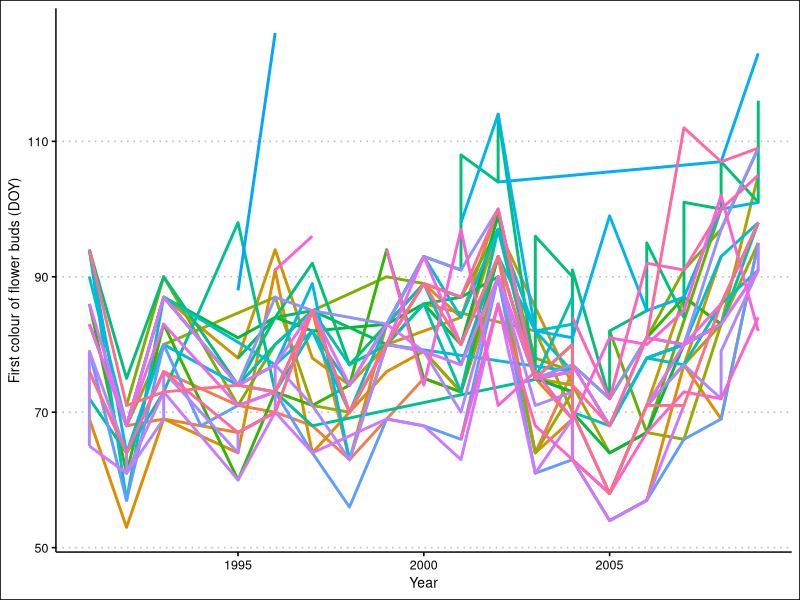
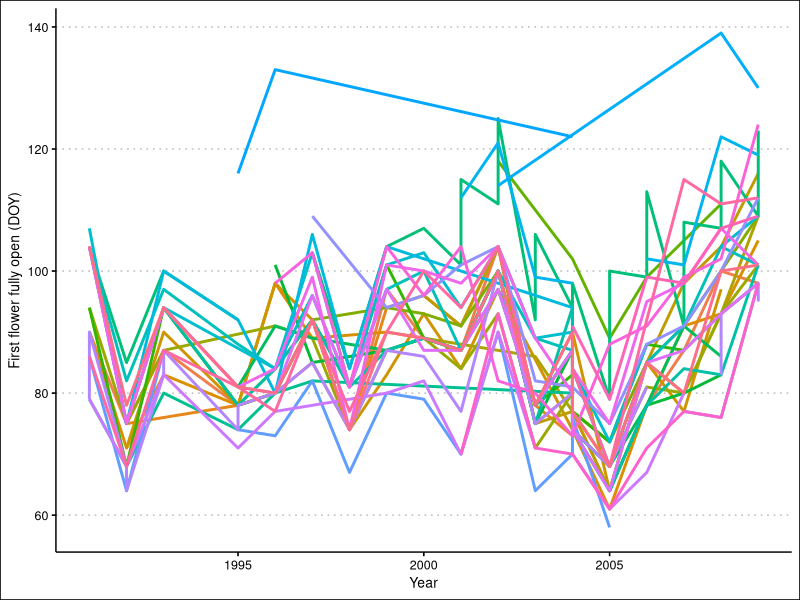
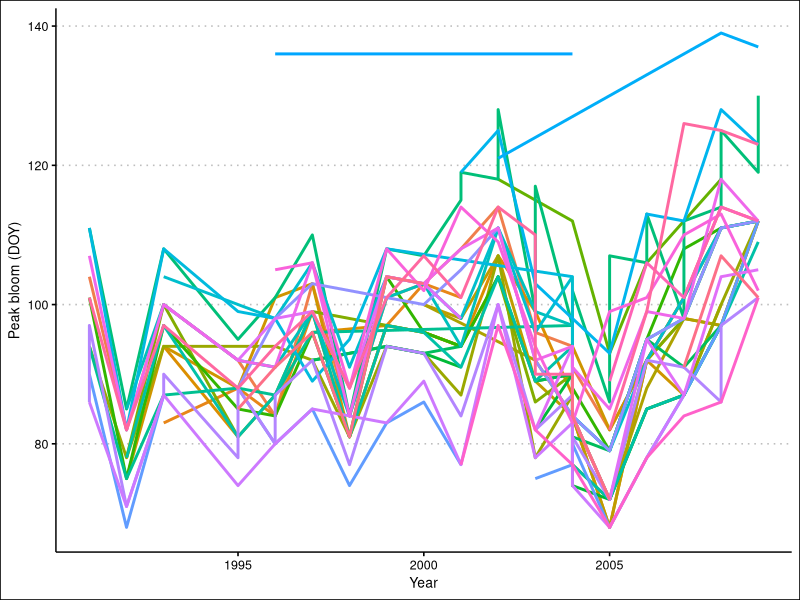
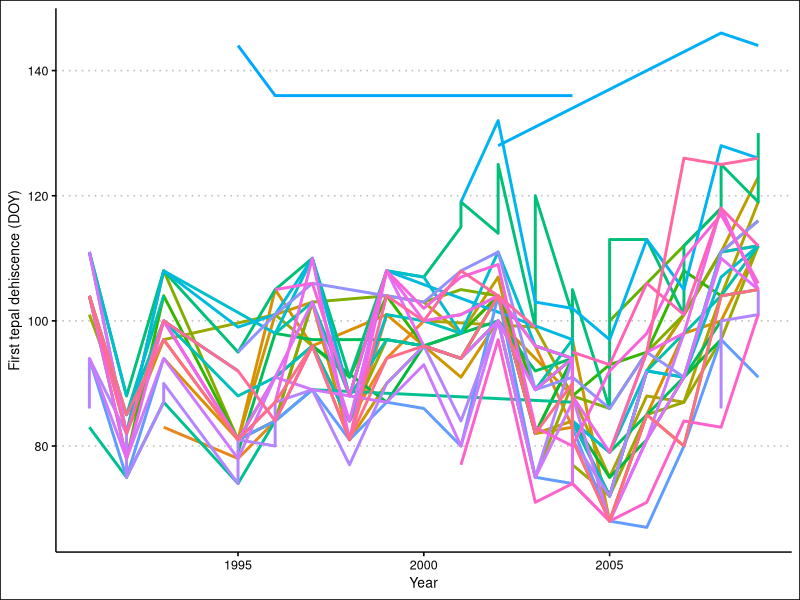
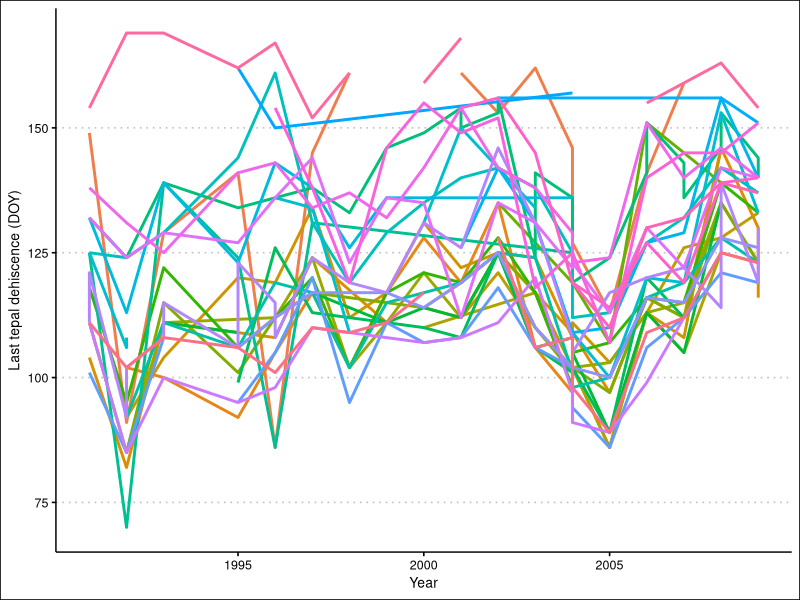
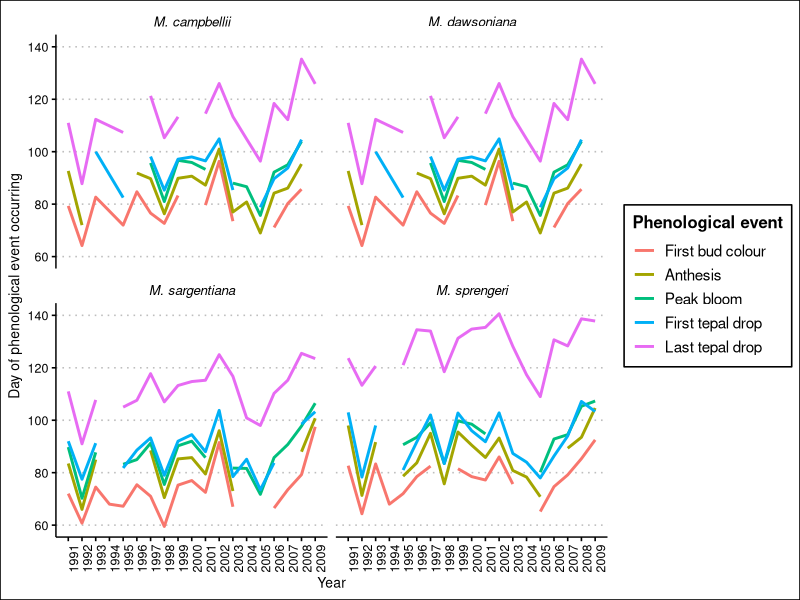
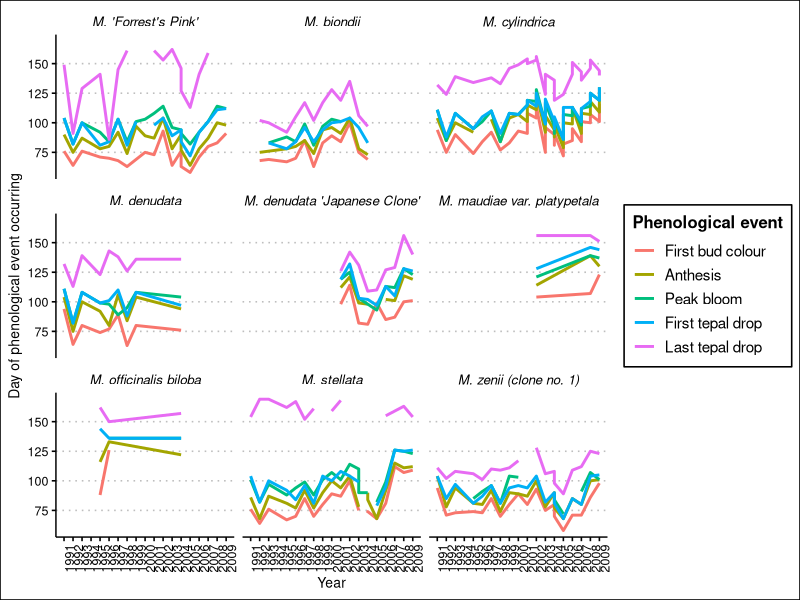
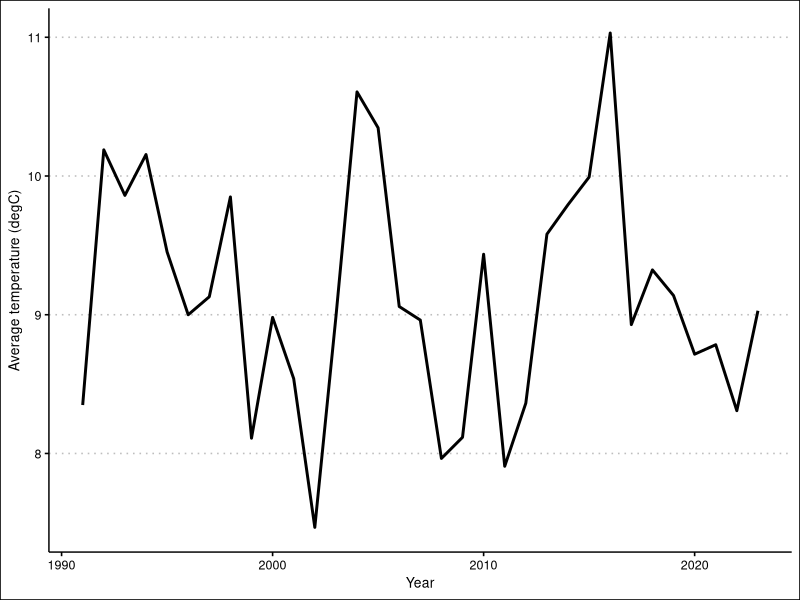

R code for these plots, in order:
# ## Started 18 Jan 2024 ##
# ## By Lizzie ##
# ## Looking at some Magnolia data ##
# 
# ## From UBC botanical garden ## 
# 
# ## housekeeping
# rm(list=ls()) 
# options(stringsAsFactors = FALSE)
# 
# # setwd("~/Documents/git/projects/misc/miscmisc/magnoliaubc/analyses")
# 
# # install.packages("viridis")
# 
# ## packages
# library(ggplot2)
# library(gridExtra)
# library(viridis)
# 
# d  <- read.csv("analyses/input/Magnolia Phenology Study to 2013.csv")
# # d$firstbudcolordate <- as.Date()
# # d$firstbudcolordate <- as.Date()
# d$firstbudcolordate <- as.Date(d$First.bud.colour, format="%d-%b-%Y")
# d$firstbudcolordoy <- format(d$firstbudcolordate,"%j")
# d$firstbudcoloryr <- format(d$firstbudcolordate,"%Y")
# # Ugh ... I don't think the above is good, as we'd have to do every column with a date, we should try..
# # MELTING (or reshaping from wide to long) so we get all the date columns in one columns and have...
# # another column for 'event'
# 
# plot(d, aes(x=firstbudcoloryr, y=firstbudcolordoy))+
# 	geom_line(color=Name) # oy -- not working! Need to clean up the name column using grep




# <><><><><><><><><><><><><><><><><><><><><><><><><><><><><><><><><><><><><><><><><><><><><><><><><><><><><><>

# 16 February 2024
# JUSTIN's  efforts

rm(list = ls())

# trying to turn all the columns into one column for easier DOY conversion
library(tidyverse)
library(reshape2)
library(lubridate)
library(ggthemes)
library(viridis)


magnolia <- read.csv("analyses/input/Magnolia Phenology Study to 2013.csv")
magselect <- magnolia %>%
  select(-X.1,-X.2,-X.3,-X.4,-X.5) %>%
  as.data.frame() #I just tossed this in here since it seemed to fix some date issues

# M. sprengeri 'Copeland Court' has wack date values so I'm going to filter it out and then change them separately before adding it back into the main dataframe since I'm not sure how to modify only one range of rows

magfilter <- magselect %>%
  filter(Name != "M. sprengeri 'Copeland Court'")
copeland <- magselect %>%
  filter(Name == "M. sprengeri 'Copeland Court'")

# working on the other species/cultivars first
maglong <- melt(magfilter, id.vars=c("X","Ref..No.","Location","Name","year","Accession.Number"),
                      var = "event")
magdate <- maglong %>%
  mutate(value=dmy(value))
magdate$value <- as.Date(magdate$value)
magdate$year <- year(magdate$value)
# magdoy <- magdate %>%
#   mutate(doy = yday(value)) 
# for some reason, applying yday() here to convert to doy messes up the format when doing pivot_wider

magwide <- magdate %>%
  group_by(event)%>%
  mutate(row=row_number()) %>%
  pivot_wider(names_from = event, values_from = value) %>%
  drop_na(Ref..No.)

# try doy conversion here? less elegant but avoids the format issue
magw_doy <- magwide %>%
  mutate(bud.colour = yday(First.bud.colour),
         anthesis = yday(First.flower.fully.open),
         peak.bloom = yday(Peak.bloom),
         tepal.drop.first = yday(First.tepal.drop),
         tepal.drop.last = yday(Last.tepal.drop))

# now adding in copeland court
copeland$First.bud.colour <- paste(copeland$year, copeland$First.bud.colour, sep = "/")
copeland$First.flower.fully.open <- paste(copeland$year, copeland$First.flower.fully.open, sep = "/")
copeland$Peak.bloom <- paste(copeland$year, copeland$Peak.bloom, sep = "/")
copeland$First.tepal.drop <- paste(copeland$year, copeland$First.tepal.drop, sep = "/")
copeland$Last.tepal.drop <- paste(copeland$year, copeland$Last.tepal.drop, sep = "/")

copelandlong <- copeland %>%
  melt(id.vars=c("X","Ref..No.","Location","Name","year","Accession.Number"),
                              var = "event")
copelanddate <- copelandlong %>%
  mutate(value=ydm(value))
# Copeland Court already has years entered in

copelandwide <- copelanddate %>%
  group_by(event)%>%
  mutate(row=row_number()) %>%
  pivot_wider(names_from = event, values_from = value) %>%
  drop_na(Ref..No.)

copelandw_doy <- copelandwide %>%
  mutate(bud.colour = yday(First.bud.colour),
         anthesis = yday(First.flower.fully.open),
         peak.bloom = yday(Peak.bloom),
         tepal.drop.first = yday(First.tepal.drop),
         tepal.drop.last = yday(Last.tepal.drop))

# Combining all the cultivars together now
as.data.frame(magw_doy)
as.data.frame(copelandw_doy)
magbind <- bind_rows(magw_doy,copelandw_doy)

budplot <- magbind %>%
  ggplot(aes(x = year,
             y = bud.colour,
             colour = Name)) +
  geom_line(linewidth = 1) +
  labs(x = "Year",
       y = "First colour of flower buds (DOY)")+
  theme_clean() +
  theme(legend.position = "none")
budplot
# ummm....it looks crazy, but there seem to be trends

# trying other blooming stages
anthesisplot <- magbind %>%
  ggplot(aes(x = year,
             y = anthesis,
             colour = Name)) +
  geom_line(linewidth = 1) +
  labs(x = "Year",
       y = "First flower fully open (DOY)")+
  theme_clean() +
  theme(legend.position = "none")
anthesisplot

# peak bloom
peakplot <- magbind %>%
  ggplot(aes(x = year,
             y = peak.bloom,
             colour = Name)) +
  geom_line(linewidth = 1) +
  labs(x = "Year",
       y = "Peak bloom (DOY)")+
  theme_clean() +
  theme(legend.position = "none")
peakplot

# first tepal dropping
tepalplot <- magbind %>%
  ggplot(aes(x = year,
             y = tepal.drop.first,
             colour = Name)) +
  geom_line(linewidth = 1) +
  labs(x = "Year",
       y = "First tepal dehiscence (DOY)")+
  theme_clean() +
  theme(legend.position = "none")
tepalplot

# last tepal dropping
witherplot <- magbind %>%
  ggplot(aes(x = year,
             y = tepal.drop.last,
             colour = Name)) +
  geom_line(linewidth = 1) +
  labs(x = "Year",
       y = "Last tepal dehiscence (DOY)")+
  theme_clean() +
  theme(legend.position = "none")
witherplot

# would it be useful to look at mean temperature from March-June in the years and see if they match the events? Just a thought that Adriana might like

# Can we do average DOY of phenological event to see if there's a strong pattern? Or divide it by species so its more digestible at least
# here I set any species with more than 3 cultivars to be split up into their own section
unique(magbind$Name)

campbellii <- magbind %>%
  filter(grepl("campbellii",Name))

dawsoniana <- magbind %>%
  filter(grepl("dawsoniana",Name))

sargentiana <- magbind %>%
  filter(grepl("sargentiana",Name))

sprengeri <- magbind %>%
  filter(grepl("sprengeri",Name))

misc <- magbind %>%
  filter(!grepl("campbellii",Name))%>%
  filter(!grepl("dawsoniana",Name))%>%
  filter(!grepl("sargentiana",Name))%>%
  filter(!grepl("sprengeri",Name))

# making averages for each phenological event
campbellavg <- campbellii %>%
  group_by(year) %>%
  summarize(bud.colour.avg = mean(bud.colour),
            anthesis.avg = mean(anthesis),
            peak.avg = mean(peak.bloom),
            tepalfirst.avg = mean(tepal.drop.first),
            tepallast.avg = mean(tepal.drop.last))
campbell.long <- campbellavg %>%
  reshape2::melt(id.vars = "year",
       var = "event")%>%
  mutate(species = "M. campbellii") %>%
  drop_na(year)

dawsonavg <- dawsoniana %>%
  group_by(year) %>%
  summarize(bud.colour.avg = mean(bud.colour),
            anthesis.avg = mean(anthesis),
            peak.avg = mean(peak.bloom),
            tepalfirst.avg = mean(tepal.drop.first),
            tepallast.avg = mean(tepal.drop.last))
dawson.long <- campbellavg %>%
  reshape2::melt(id.vars = "year",
                 var = "event") %>%
  mutate(species = "M. dawsoniana")  %>%
  drop_na(year)

sargentavg <- sargentiana %>%
  group_by(year) %>%
  summarize(bud.colour.avg = mean(bud.colour),
            anthesis.avg = mean(anthesis),
            peak.avg = mean(peak.bloom),
            tepalfirst.avg = mean(tepal.drop.first),
            tepallast.avg = mean(tepal.drop.last))
sargent.long <- sargentavg %>%
  reshape2::melt(id.vars = "year",
                 var = "event") %>%
  mutate(species = "M. sargentiana")  %>%
  drop_na(year)

sprengeravg <- sprengeri %>%
  group_by(year) %>%
  summarize(bud.colour.avg = mean(bud.colour),
            anthesis.avg = mean(anthesis),
            peak.avg = mean(peak.bloom),
            tepalfirst.avg = mean(tepal.drop.first),
            tepallast.avg = mean(tepal.drop.last))
sprenger.long <- sprengeravg %>%
  reshape2::melt(id.vars = "year",
                 var = "event") %>%
  mutate(species = "M. sprengeri")  %>%
  drop_na(year)

miscselect <- misc %>%
  select(c(5,4,13,14,15,16,17))
misc.long <- miscselect %>%
  reshape2::melt(id.vars = c("year","Name"),
                 var = "event") %>%
  mutate(species = Name)%>%
  select(!Name) %>%
  drop_na(year)

# mag_group <- rbind(campbell.long,
#                    dawson.long,
#                    sargent.long,
#                    sprenger.long,
#                    misc.long)
# 
# mag_plot <- mag_group %>%
#   ggplot(aes(x = year,
#              y = value,
#              colour = event)) +
#   geom_line(linewidth = 1) +
#   labs(x = "Year",
#        y = "Day of phenological event occurring") +
#   theme_clean()
# mag_plot
# For now it's so confusing. Let me just look at the four grouped species first

mag_group2 <- rbind(campbell.long,
                   dawson.long,
                   sargent.long,
                   sprenger.long)
mag_group2 <- mag_group2 %>%
  drop_na(year)

# Plotting the four grouped species
mag_plot2 <- mag_group2 %>%
  ggplot(aes(x = year,
             y = value,
             colour = event)) +
  geom_line(linewidth = 1) +
  labs(x = "Year",
       y = "Day of phenological event occurring") +
  theme_clean() +
  facet_wrap(species ~ ., ncol = 2) +
  scale_x_continuous(labels = c(1991:2009), breaks = c(1991:2009)) +
  scale_color_hue(name = "Phenological event",
                  labels = c("First bud colour",
                             "Anthesis",
                             "Peak bloom",
                             "First tepal drop",
                             "Last tepal drop")) +
  theme(axis.text.x = element_text(angle = 90),
        strip.text.x = element_text(face = "italic"))
mag_plot2

# Now I can tackle the miscellaneous species
misc_plot <- misc.long %>%
  ggplot(aes(x = year,
             y = value,
             colour = event)) +
  geom_line(linewidth = 1) +
  labs(x = "Year",
       y = "Day of phenological event occurring") +
  theme_clean() +
  facet_wrap(species ~ ., ncol = 3) +
  scale_x_continuous(labels = c(1991:2009), breaks = c(1991:2009)) +
  scale_color_hue(name = "Phenological event",
                  labels = c("First bud colour",
                                "Anthesis",
                                "Peak bloom",
                                "First tepal drop",
                                "Last tepal drop")) +
  theme(axis.text.x = element_text(angle = 90),
        strip.text.x = element_text(face = "italic"))
misc_plot

# Aligning with historic climate data?
# climdat <- read_csv("analyses/input/ubcClimateDaily_1991_1995.csv") #UBC totem field station only has up to 1995?
# 
# climdat_filter <- climdat %>% #only months Feb to May are needed
#   mutate(date = ymd(LOCAL_DATE)) %>%
#   filter(date >= make_date(year((date)), 2, 1),
#          date <= make_date(year((date)), 5, 31))

# Trying it out with 12000 rows of climate data from vancouver.weatherstats at Vancouver International Airport
vandat <- read_csv("analyses/input/vanDailyWeather.csv")

range <- interval(as.POSIXct("1991-01-31"),
                  as.POSIXct("2023-05-31"))

vandat_filt <- vandat %>% #only months Feb to May are needed
  mutate(date2 = ymd(date)) %>%
  filter(date2 >= make_date(year((date2)), 2, 1),
         date2 <= make_date(year((date2)), 5, 31)) %>%
  filter(date2 %within% range) %>%
  mutate(DOY = yday(date2))

vandat_sel <- vandat_filt %>%
  select(date2, DOY, max_temperature, avg_temperature, min_temperature, heatdegdays, growdegdays_5, growdegdays_7, growdegdays_10) %>%
  mutate(year = year(date2),
         month = month(date2))
# I wanted to keep sunrise sunset data but it's not complete

# Make mean average spring temperature according to the historic min and max phenology DOYs for each species?
# Luckily for me, DOY range for the four grouped cultivars (campbellii, etc.) are always within ~60 to ~140 to let's filter for DOY 59 to 141
vandat_maggroup_year <- vandat_sel %>%
  filter(DOY %in% (59:141)) %>%
  group_by(year) %>%
  summarise_all(mean) %>%
  select(-date2, -DOY, -month)
# Now we have average temperature between Feb and May for every year

# Worthwhile to do monthly temperature? Then we can overlay annual temperature patterns over each year to see if the phenological event lines up with the temeperature of the month it occurs in?
vandat_maggroup_month <- vandat_sel %>%
  filter(DOY %in% (59:141)) %>%
  group_by(year, month) %>%
  summarise_all(mean) %>%
  select(-date2, -DOY)

# Just to look; spring temps across the year
yeartemp_plot <- vandat_maggroup_year %>%
  ggplot(aes(x = year,
             y = avg_temperature))+
  geom_line(linewidth = 1) +
  labs(x = "Year",
       y = "Average temperature (degC)") +
  theme_clean()
yeartemp_plot

# monthly variation per year
monthtemp_plot <- vandat_maggroup_month %>%
  ggplot(aes(x = month,
             y = avg_temperature))+
  geom_line(linewidth = 1) +
  labs(x = "Month",
       y = "Average temperature (degC)") +
  theme_clean() +
  facet_wrap(year ~.)
monthtemp_plot

# Adding mean spring temperature to the magnolia plots on a second axis?
# Can add the yearly temp data to each of the species' data frames as a new column
vandat_sargent <- vandat_maggroup_year %>%
  filter(year %in% (1991:2009))

# <><><><><><><><><><><><><><><><><><><><><><><><><><><><><><><><><><><><><><><>
# Making floating bars to represent min and max temperatures in spring for each year
# vandat_maggroup_year is too long of a name so let me just shorten it
tempdat <- vandat_maggroup_year %>%
  select(1:4) %>%
  tibble::rownames_to_column(var = "var")

tempplot <- tempdat %>%
  ggplot(aes(x = as.factor(year),
             ymin = `min_temperature`,
             ymax = `max_temperature`,
             lower = `min_temperature`,
             upper = `max_temperature`,
             middle = `avg_temperature`))+
  geom_boxplot(stat = "identity",
               width = 0.5)+ 
  labs(x = "Year",
       y = "Spring Temperature (degC)")+
  theme_clean() +
  theme(axis.text.x = element_text(angle = 270))+
  ylim(0,20)
tempplot

sargplot <- sargent.long %>%
  ggplot(aes(x = year,
             y = value,
             colour = event))+
  geom_line(linewidth=1)+
  labs(x = "Year",
       y = "DOY of phenological event") +
  theme_clean()+
  scale_color_viridis()+
  scale_x_continuous(labels = c(1991:2009), breaks = c(1991:2009)) +
  scale_color_hue(name = "Phenological event",
                  labels = c("First bud colour",
                             "Anthesis",
                             "Peak bloom",
                             "First tepal drop",
                             "Last tepal drop")) +
  theme(axis.text.x = element_text(angle = 270),
        strip.text.x = element_text(face = "italic"))
sargplot  
  
# <><><><><><><><><><><><><><><><><><><><><><><><><><><><><><><><><><><><><><><>
## some f(x)s to help calculate GDD
## this f(x) makes a column which zeroes out all data
# below your threshold temperature

makethreshold.data <- function(dater, temp.col, thresh){ 
  ifelse(dater[[temp.col]]>thresh,
         (dater[[temp.col]]-thresh), 0)
}

## this f(x) adds up gdd
## requires data ordered by doy (I do this in the loop below)
## this f(x) returns the value while treating NA as zeroes
# needstartdate is when you require data to start that year, otherwise it returns NA
# for example, 5 means you need data that starts before 5 January to actually count
makegdd.data.skipNA <- function(dater, gdd.col, doy.col, startdate, needstartdate){
  saveme <- c()
  for(i in 1:nrow(dater)){
    # deal with cases where the data start after Jan 1
    if (dater[[doy.col]][1]>needstartdate) saveme[i] <- NA
    else
      # deal with cases where the entire column is NA
      if (sum(is.na(dater[[gdd.col]]))==length(dater[[gdd.col]])) saveme[i] <- NA
      else
        # okay, finally calculate the GDD
        if (dater[[doy.col]][i]==startdate) saveme[i] <- (dater[[gdd.col]][i])
        else
          # if a cell is NA, just add 0 instead of the cell
          if (is.na(dater[[gdd.col]][i])) saveme[i] <- (0+saveme[i-1])
          else
            saveme[i] <- (dater[[gdd.col]][i]+saveme[i-1])
  }
  return(saveme)
}


countNA.pergdd <- function(dater, gdd.col, doy.col, startdate, needstartdate){
  saveme <- c()
  for(i in 1:nrow(dater)){
    dater <- dater[order(as.numeric(dater[[doy.col]])),]
    if (dater[[doy.col]][1]>needstartdate) saveme[i] <- NA
    else 
      if  (sum(is.na(dater[[gdd.col]]))==length(dater[[gdd.col]])) saveme[i] <- NA
      else
        saveme[i] <- sum(is.na(dater[[gdd.col]][which(dater[[doy.col]]<(i+1))]))
  }
  return(saveme)
}



##
## f(x)s that I never got to run
## I tried to count NA and make cumulative GDD in one f(x)
##

makegdd.data.skipNA.arghh <- function(dater, gdd.col, doy.col, startdate, needstartdate){
  saveme <- c()
  nacount <- c()
  for(i in 1:nrow(dater)){
    if (dater[[doy.col]][1]>needstartdate) saveme[i] <- NA
    else 
      if (is.na(unique(dater[[gdd.col]][i]))==TRUE) saveme[i] <- NA
      else
        
        # subsetme <- dater[which(dater[[doy.col]]<(i+1)),]
        # nacount[i] <- sum(is.na(subsetme[[gdd.col]]))
        
        if (is.na(dater[[gdd.col]][i])==TRUE) saveme[i] <- (0+saveme[i-1])
        else
          if (dater[[doy.col]][i]==startdate) saveme[i] <- (dater[[gdd.col]][i])
          else
            saveme[i] <- (dater[[gdd.col]][i]+saveme[i-1])
          nacount[i] <- (sum(is.na(subsetme[[gdd.col]][i]))+nacount[i-1])
  }
  return(cbind(saveme, nacount))
}
# <><><><><><><><><><><><><><><><><><><><><><><><><><><><><><><><><><><><><><><>

# 9 April 2024 now adding the new data from Adriana

d2010 <- read_csv("analyses/input/data2010.csv")
d2011 <- read_csv("analyses/input/data2011.csv")
d2012 <- read_csv("analyses/input/data2012.csv")
d2013 <- read_csv("analyses/input/data2013.csv")
d2014 <- read_csv("analyses/input/data2014.csv")
d2015 <- read_csv("analyses/input/data2015.csv")
d2016 <- read_csv("analyses/input/data2016.csv")
d2017 <- read_csv("analyses/input/data2017.csv")
d2018 <- read_csv("analyses/input/data2018.csv")
d2019 <- read_csv("analyses/input/data2019.csv")
# d2020 <- read_csv("analyses/input/data2020.csv")
d2021 <- read_csv("analyses/input/data2021.csv")
d2022 <- read_csv("analyses/input/data2022.csv")
d2023 <- read_csv("analyses/input/data2023.csv")

dto23 <- rbind(d2010, d2011, d2012, d2013, d2014,
               d2015, d2016, d2017, d2018, d2019,
               d2021, d2022, d2023)
dlong <- melt(dto23, id.vars=c("Ref. No.","Location","Name","Accession Number","Status in 2024","Comments"),
                var = "event")
dlong$value <- as.Date(dlong$value, format = "%Y-%m-%d")
ddate <- dlong %>%
  mutate(DOY = yday(value)) %>%
  filter(!is.na(value)) %>%
  select(-5,-6)


